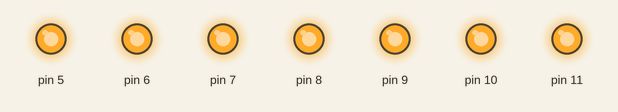
Simulated run of this sketch. Board: Arduino Uno, built with avr-gcc and run on an emulated ATmega328P. Parts: output pins drawn as LEDs (lit = HIGH).

Above: at 0.1 s.
At 1.1 s:
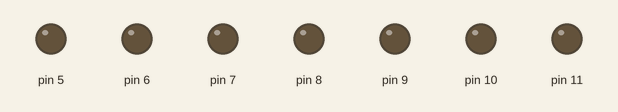
At 4.27 s:
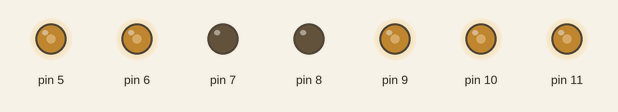
At 6.08 s:
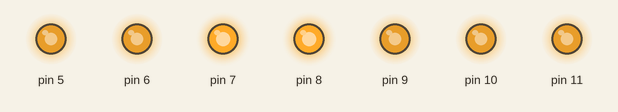
At 11.19 s:
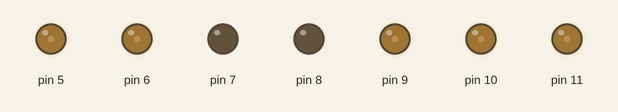
At 38.3 s:
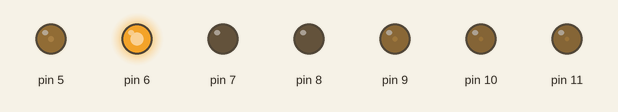
Timing chart, 0 to 40.0 s (numbered marks = the images above):
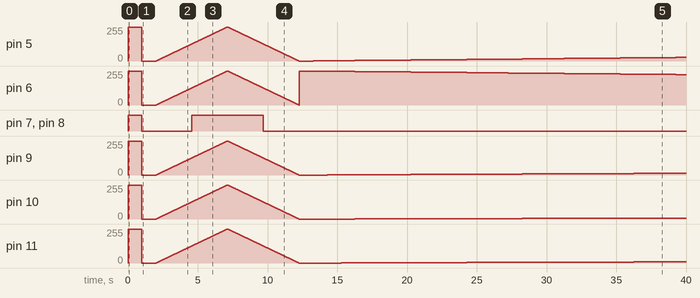

The sketch:

lab0_exercise6_step3.ino
```cpp
void setup() {
  for (int i = 5; i <= 11; i += 1) {
    pinMode(i, OUTPUT);           // set PWM pins as output
  }
}

void loop() {
  // First behavior: full brightness and then turn off
  for (int i = 5; i <= 11; i += 1) {
    analogWrite(i, 255);          // set full brightness
  }
  delay(1000); // wait for a second
  for (int i = 5; i <= 11; i += 1) {
    analogWrite(i, 0);            // turn all the lights off
  }
  delay(1000);

  // Second behavior: fade in and out
  for (int brightness = 0; brightness <= 255; brightness++) {
    for (int i = 5; i <= 11; i += 1) {
      analogWrite(i, brightness);
    }
    delay(20);
  }

  for (int brightness = 255; brightness >= 0; brightness--) {
    for (int i = 5; i <= 11; i += 1) {
      analogWrite(i, brightness);
    }
    delay(20);
  }

  // Third behavior: different fading speeds
  for (int brightness = 0; brightness <= 255; brightness++) {
    analogWrite(5, brightness);               // LED on pin 5

    analogWrite(6, 255 - brightness);         // LED on pin 6 fades inversely

    analogWrite(9, (brightness / 2) % 256);   // LED on pin 9 dims slower

    analogWrite(10, (brightness / 4) % 256);  // LED on pin 10 dims slower

    analogWrite(11, (brightness / 3) % 256);  // LED on pin 11 dims slower
    delay(1000);                              // Adjust the speed of the fade
  }
}
```

Measured:
- by itself, pin 7, pin 8: LOW → HIGH at 0.00 s, → LOW 1.0 s later, → HIGH 3.6 s later, → LOW 5.1 s later
